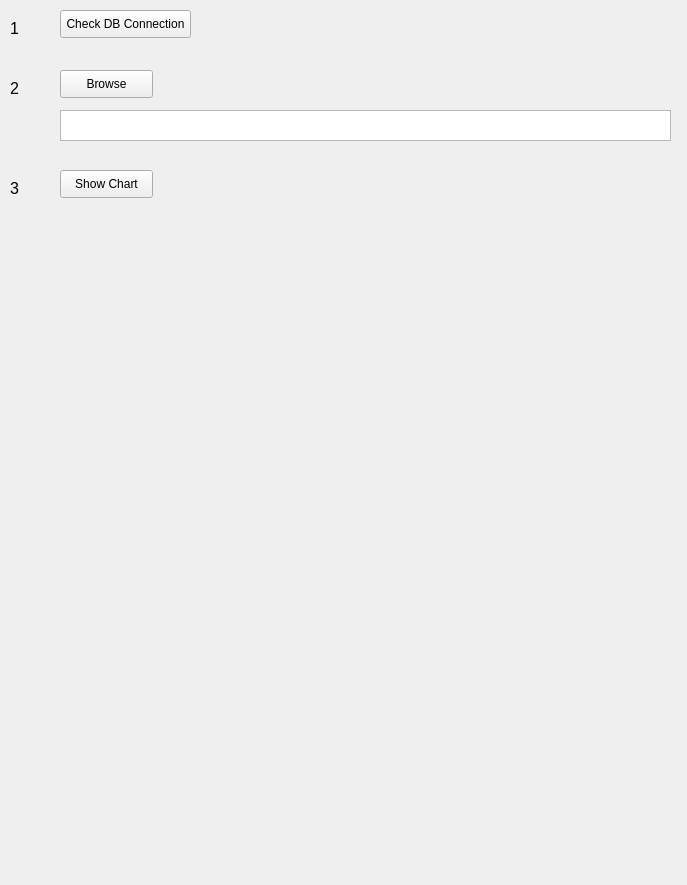
<?xml version="1.0" encoding="UTF-8"?>
<ui version="4.0">
 <class>MainWindow</class>
 <widget class="QMainWindow" name="MainWindow">
  <property name="geometry">
   <rect>
    <x>0</x>
    <y>0</y>
    <width>687</width>
    <height>885</height>
   </rect>
  </property>
  <property name="windowTitle">
   <string>MainWindow</string>
  </property>
  <widget class="QWidget" name="centralwidget">
   <widget class="QPushButton" name="pushButton_Check">
    <property name="geometry">
     <rect>
      <x>60</x>
      <y>10</y>
      <width>131</width>
      <height>28</height>
     </rect>
    </property>
    <property name="text">
     <string>Check DB Connection</string>
    </property>
   </widget>
   <widget class="QPushButton" name="pushButton_Browse">
    <property name="geometry">
     <rect>
      <x>60</x>
      <y>70</y>
      <width>93</width>
      <height>28</height>
     </rect>
    </property>
    <property name="text">
     <string>Browse</string>
    </property>
   </widget>
   <widget class="QPushButton" name="pushButton_Chart">
    <property name="geometry">
     <rect>
      <x>60</x>
      <y>170</y>
      <width>93</width>
      <height>28</height>
     </rect>
    </property>
    <property name="text">
     <string>Show Chart</string>
    </property>
   </widget>
   <widget class="QLabel" name="label_1">
    <property name="geometry">
     <rect>
      <x>10</x>
      <y>20</y>
      <width>55</width>
      <height>16</height>
     </rect>
    </property>
    <property name="font">
     <font>
      <pointsize>12</pointsize>
     </font>
    </property>
    <property name="text">
     <string>1</string>
    </property>
   </widget>
   <widget class="QLabel" name="label_2">
    <property name="geometry">
     <rect>
      <x>10</x>
      <y>80</y>
      <width>55</width>
      <height>16</height>
     </rect>
    </property>
    <property name="font">
     <font>
      <pointsize>12</pointsize>
     </font>
    </property>
    <property name="text">
     <string>2</string>
    </property>
   </widget>
   <widget class="QLabel" name="label_3">
    <property name="geometry">
     <rect>
      <x>10</x>
      <y>180</y>
      <width>55</width>
      <height>16</height>
     </rect>
    </property>
    <property name="font">
     <font>
      <pointsize>12</pointsize>
     </font>
    </property>
    <property name="text">
     <string>3</string>
    </property>
   </widget>
   <widget class="QTextEdit" name="textEdit">
    <property name="geometry">
     <rect>
      <x>60</x>
      <y>110</y>
      <width>611</width>
      <height>31</height>
     </rect>
    </property>
   </widget>
  </widget>
 </widget>
 <resources/>
 <connections/>
</ui>
